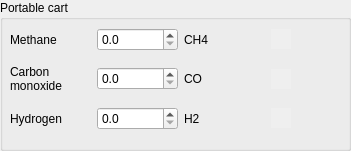
    <widget class="QGroupBox" name="groupBox_4">
     <property name="geometry">
      <rect>
       <x>20</x>
       <y>710</y>
       <width>351</width>
       <height>151</height>
      </rect>
     </property>
     <property name="title">
      <string>Portable cart</string>
     </property>
     <widget class="QWidget" name="gridLayoutWidget_7">
      <property name="geometry">
       <rect>
        <x>10</x>
        <y>20</y>
        <width>281</width>
        <height>121</height>
       </rect>
      </property>
      <layout class="QGridLayout" name="gridLayout_8">
       <item row="1" column="0">
        <widget class="QLabel" name="label_2">
         <property name="text">
          <string>Carbon 
monoxide</string>
         </property>
        </widget>
       </item>
       <item row="0" column="0">
        <widget class="QLabel" name="label_3">
         <property name="text">
          <string>Methane</string>
         </property>
        </widget>
       </item>
       <item row="0" column="2">
        <widget class="QLabel" name="spinBox_cart_mfc1_rb">
         <property name="text">
          <string>CH4</string>
         </property>
        </widget>
       </item>
       <item row="2" column="0">
        <widget class="QLabel" name="label">
         <property name="text">
          <string>Hydrogen</string>
         </property>
        </widget>
       </item>
       <item row="2" column="1">
        <widget class="QDoubleSpinBox" name="spinBox_cart_mfc3_sp">
         <property name="decimals">
          <number>1</number>
         </property>
        </widget>
       </item>
       <item row="2" column="2">
        <widget class="QLabel" name="spinBox_cart_mfc3_rb">
         <property name="text">
          <string>H2</string>
         </property>
        </widget>
       </item>
       <item row="0" column="1">
        <widget class="QDoubleSpinBox" name="spinBox_cart_mfc1_sp">
         <property name="decimals">
          <number>1</number>
         </property>
        </widget>
       </item>
       <item row="1" column="1">
        <widget class="QDoubleSpinBox" name="spinBox_cart_mfc2_sp">
         <property name="decimals">
          <number>1</number>
         </property>
        </widget>
       </item>
       <item row="1" column="2">
        <widget class="QLabel" name="spinBox_cart_mfc2_rb">
         <property name="text">
          <string>CO</string>
         </property>
        </widget>
       </item>
       <item row="0" column="3">
        <widget class="QLabel" name="label_cart_mfc1_status">
         <property name="minimumSize">
          <size>
           <width>20</width>
           <height>20</height>
          </size>
         </property>
         <property name="maximumSize">
          <size>
           <width>20</width>
           <height>20</height>
          </size>
         </property>
         <property name="autoFillBackground">
          <bool>true</bool>
         </property>
         <property name="text">
          <string/>
         </property>
        </widget>
       </item>
       <item row="1" column="3">
        <widget class="QLabel" name="label_cart_mfc2_status">
         <property name="minimumSize">
          <size>
           <width>20</width>
           <height>20</height>
          </size>
         </property>
         <property name="maximumSize">
          <size>
           <width>20</width>
           <height>20</height>
          </size>
         </property>
         <property name="autoFillBackground">
          <bool>true</bool>
         </property>
         <property name="text">
          <string/>
         </property>
        </widget>
       </item>
       <item row="2" column="3">
        <widget class="QLabel" name="label_cart_mfc3_status">
         <property name="minimumSize">
          <size>
           <width>20</width>
           <height>20</height>
          </size>
         </property>
         <property name="maximumSize">
          <size>
           <width>20</width>
           <height>20</height>
          </size>
         </property>
         <property name="autoFillBackground">
          <bool>true</bool>
         </property>
         <property name="text">
          <string/>
         </property>
        </widget>
       </item>
      </layout>
     </widget>
    </widget>
